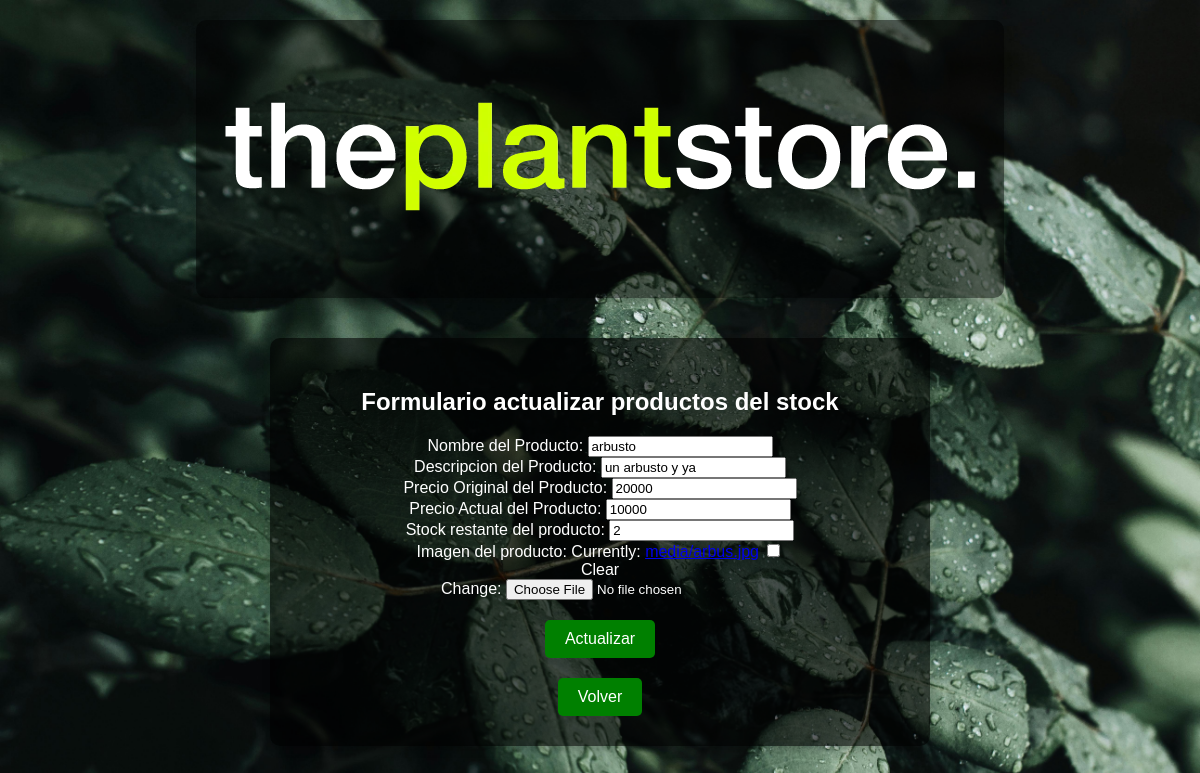
The app's page /stock_edit/8 with its own data.
### APKplant/models.py (models this page shows, shortened)
class Producto(models.Model):
    product_name = models.CharField('Nombre del Producto', max_length=400)
    descripcion = models.CharField('Descripcion del Producto', max_length=200)
    precio_original = models.IntegerField('Precio Original del Producto', default=0)
    precio_actual = models.IntegerField('Precio Actual del Producto', default=0)
    stock = models.IntegerField('Stock restante del producto', default=0)
    product_id = models.AutoField('Id del producto', primary_key=True)
    product_img = models.ImageField('Imagen del producto', upload_to='media', blank=True, null=True)

### APKplant/views.py (the view)
# urls.py: path('stock_edit/<str:pk>', views.stock_edit, name='stock_edit'),
def stock_edit(request, pk):
    print("estoy en controlador stock_edit")
    producto = get_object_or_404(Producto, product_id=pk)
    if request.method == "POST":
        form = ProductoForm(request.POST, instance=producto)
        if form.is_valid():
            form.save()
            mensaje = "Bien, datos actualizados..."
            return redirect('stock')
        else:
            mensaje = "Error, datos no válidos"
    else:
        form = ProductoForm(instance=producto)
        mensaje = ""
    context = {'producto': producto, 'form': form, 'mensaje': mensaje}
    return render(request, 'stock_edit.html', context)

### APKplant/forms.py
class ProductoForm(ModelForm):
    class Meta:
        model = Producto
        fields = "__all__"

### APKplant/templates/stock_edit.html (shortened to what this page needs)
{% load static %}
<!DOCTYPE html>
<html lang="en">
<head>
    <link rel="stylesheet" href="{% static 'css/stock_edit.css' %}">
</head>
<body>
    <div class="center-logo">
        <nav class="navbar title_navbar">
          <a href="{% url 'index' %}">
            <img src="{% static 'IMG/logo.webp' %}" alt="Logo">
          </a>
        </nav>
    </div>
    <div class="content">
        {% if producto %}
            <h2>Formulario actualizar productos del stock</h2>
            <form action="" method="POST">
                <div class="form-table">
                    {{form.as_table}}
                </div>
                <input type="submit" class="submit-button" name="opcion" value="Actualizar">
            </form>
        {% endif %}
        <a class="back-link" href="{% url 'stock_crud' %}">Volver</a>
    </div>
</body>
</html>

### APKplant/static/CSS/stock_edit.css (style rules this page uses)
body { margin: 0; padding: 0; width: 100%; height: 100%; overflow-x: hidden; background-image: url('/static/IMG/fondo7.jpg'); background-size: cover; background-repeat: no-repeat; background-attachment: fixed; font-family: 'Arial', sans-serif; color: #ffffff; display: flex; flex-direction: column; align-items: center; }
.center-logo { margin-top: 20px; background: rgba(0, 0, 0, 0.5); padding: 20px; border-radius: 10px; box-shadow: 0 4px 8px rgba(0, 0, 0, 0.2); }
.navbar a img { width: 100%; height: auto; }
.content { text-align: center; margin-top: 40px; background: rgba(0, 0, 0, 0.6); padding: 30px; border-radius: 10px; box-shadow: 0 4px 8px rgba(0, 0, 0, 0.2); width: 80%; max-width: 600px; }
h2 { font-size: 24px; margin-bottom: 20px; }
.form-table { margin: 0 auto; width: 100%; max-width: 400px; }
.submit-button { display: inline-block; margin-top: 20px; padding: 10px 20px; background-color: green; border: none; border-radius: 5px; color: #fff; cursor: pointer; font-size: 16px; }
.back-link { display: inline-block; margin-top: 20px; color: #ffffff; text-decoration: none; background-color: green; padding: 10px 20px; border-radius: 5px; }

### records on screen
Producto: product_name "arbusto", descripcion "un arbusto y ya", precio_original "20000", precio_actual "10000", stock "2"
